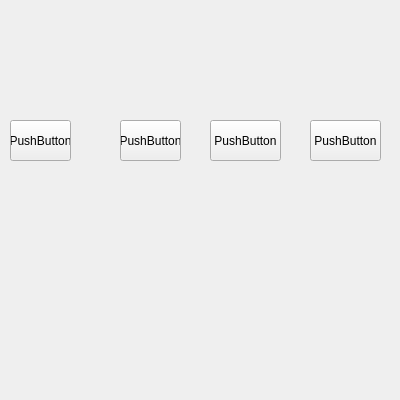
<?xml version="1.0" encoding="UTF-8"?>
<ui version="4.0">
 <class>binWidget</class>
 <widget class="QWidget" name="binWidget">
  <property name="geometry">
   <rect>
    <x>0</x>
    <y>0</y>
    <width>400</width>
    <height>400</height>
   </rect>
  </property>
  <property name="windowTitle">
   <string>Form</string>
  </property>
  <widget class="QPushButton" name="pushButton">
   <property name="geometry">
    <rect>
     <x>10</x>
     <y>120</y>
     <width>61</width>
     <height>41</height>
    </rect>
   </property>
   <property name="text">
    <string>PushButton</string>
   </property>
  </widget>
  <widget class="QPushButton" name="pushButton_2">
   <property name="geometry">
    <rect>
     <x>120</x>
     <y>120</y>
     <width>61</width>
     <height>41</height>
    </rect>
   </property>
   <property name="text">
    <string>PushButton</string>
   </property>
  </widget>
  <widget class="QPushButton" name="pushButton_3">
   <property name="geometry">
    <rect>
     <x>210</x>
     <y>120</y>
     <width>71</width>
     <height>41</height>
    </rect>
   </property>
   <property name="text">
    <string>PushButton</string>
   </property>
  </widget>
  <widget class="QPushButton" name="pushButton_4">
   <property name="geometry">
    <rect>
     <x>310</x>
     <y>120</y>
     <width>71</width>
     <height>41</height>
    </rect>
   </property>
   <property name="text">
    <string>PushButton</string>
   </property>
  </widget>
 </widget>
 <resources/>
 <connections/>
</ui>
